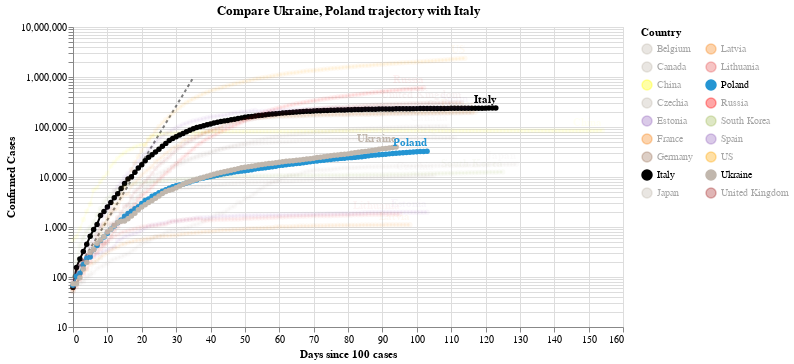

This figure's notebook cell:
### Code cell
#hide_input
chart2 = make_since_chart(dff2, ['Ukraine', 'Poland'], baseline_countries)
chart2

### Figure 1 — Vega-Lite specification as saved in the notebook (floating-point values rounded to 4 significant figures; data arrays with more than 128 entries replaced by an {"elided": "..."} marker saying what was removed)
{"config": {"view": {"continuousWidth": 400, "continuousHeight": 300}}, "layer": [{"data": {"name": "data-628230001892d6798b50651be41d1b3e"}, "mark": {"type": "line", "color": "black", "opacity": 0.5, "strokeDash": [3, 3]}, "encoding": {"x": {"type": "quantitative", "field": "Days since 100 cases"}, "y": {"type": "quantitative", "field": "Confirmed Cases"}}}, {"data": {"name": "data-87ef6cdc77a17ef88e7f78c3c84f9432"}, "mark": {"type": "line", "point": true}, "encoding": {"color": {"type": "nominal", "field": "Country", "legend": {"columns": 2}, "scale": {"domain": ["Belgium", "Canada", "China", "Czechia", "Estonia", "France", "Germany", "Italy", "Japan", "Latvia", "Lithuania", "Poland", "Russia", "South Korea", "Spain", "US", "Ukraine", "United Kingdom"], "range": ["#C1B7AD", "#C1B7AD", "yellow", "#C1B7AD", "#9467bd", "#F58518", "#9D755D", "black", "#C1B7AD", "#F58518", "#E45756", "#2495D3", "red", "#A1BA59", "#9467bd", "orange", "#C1B7AD", "brown"]}}, "opacity": {"condition": {"value": 1, "selection": "selector003"}, "value": 0.05}, "tooltip": [{"type": "nominal", "field": "Country"}, {"type": "temporal", "field": "Date"}, {"type": "quantitative", "field": "Confirmed Cases"}, {"type": "quantitative", "field": "Days since 100 cases"}], "x": {"type": "quantitative", "field": "Days since 100 cases"}, "y": {"type": "quantitative", "field": "Confirmed Cases", "scale": {"type": "log"}}}, "selection": {"selector003": {"type": "multi", "fields": ["Country"], "bind": "legend", "init": [{"Country": "Ukraine"}, {"Country": "Poland"}, {"Country": "Italy"}]}}, "width": 550}, {"data": {"name": "data-87ef6cdc77a17ef88e7f78c3c84f9432"}, "mark": {"type": "text", "align": "right", "dy": -8, "fontWeight": "bold"}, "encoding": {"color": {"type": "nominal", "field": "Country", "legend": {"columns": 2}, "scale": {"domain": ["Belgium", "Canada", "China", "Czechia", "Estonia", "France", "Germany", "Italy", "Japan", "Latvia", "Lithuania", "Poland", "Russia", "South Korea", "Spain", "US", "Ukraine", "United Kingdom"], "range": ["#C1B7AD", "#C1B7AD", "yellow", "#C1B7AD", "#9467bd", "#F58518", "#9D755D", "black", "#C1B7AD", "#F58518", "#E45756", "#2495D3", "red", "#A1BA59", "#9467bd", "orange", "#C1B7AD", "brown"]}}, "opacity": {"condition": {"value": 1, "selection": "selector003"}, "value": 0.05}, "text": {"type": "nominal", "field": "Country"}, "tooltip": [{"type": "nominal", "field": "Country"}, {"type": "temporal", "field": "Date"}, {"type": "quantitative", "field": "Confirmed Cases"}, {"type": "quantitative", "field": "Days since 100 cases"}], "x": {"type": "quantitative", "field": "Days since 100 cases"}, "y": {"type": "quantitative", "field": "Confirmed Cases", "scale": {"type": "log"}}}, "transform": [{"filter": "(datum['Date'] >= 1592956800000)"}], "width": 550}], "title": "Compare Ukraine, Poland trajectory with Italy", "$schema": "https://vega.github.io/schema/vega-lite/v4.0.2.json", "datasets": {"data-628230001892d6798b50651be41d1b3e": [{"Days since 100 cases": 0, "Confirmed Cases": 100.0}, {"Days since 100 cases": 1, "Confirmed Cases": 130.0}, {"Days since 100 cases": 2, "Confirmed Cases": 169.0}, {"Days since 100 cases": 3, "Confirmed Cases": 219.7}, {"Days since 100 cases": 4, "Confirmed Cases": 285.6}, {"Days since 100 cases": 5, "Confirmed Cases": 371.3}, {"Days since 100 cases": 6, "Confirmed Cases": 482.7}, {"Days since 100 cases": 7, "Confirmed Cases": 627.5}, {"Days since 100 cases": 8, "Confirmed Cases": 815.7}, {"Days since 100 cases": 9, "Confirmed Cases": 1060.0}, {"Days since 100 cases": 10, "Confirmed Cases": 1379.0}, {"Days since 100 cases": 11, "Confirmed Cases": 1792.0}, {"Days since 100 cases": 12, "Confirmed Cases": 2330.0}, {"Days since 100 cases": 13, "Confirmed Cases": 3029.0}, {"Days since 100 cases": 14, "Confirmed Cases": 3937.0}, {"Days since 100 cases": 15, "Confirmed Cases": 5119.0}, {"Days since 100 cases": 16, "Confirmed Cases": 6654.0}, {"Days since 100 cases": 17, "Confirmed Cases": 8650.0}, {"Days since 100 cases": 18, "Confirmed Cases": 11250.0}, {"Days since 100 cases": 19, "Confirmed Cases": 14620.0}, {"Days since 100 cases": 20, "Confirmed Cases": 19000.0}, {"Days since 100 cases": 21, "Confirmed Cases": 24710.0}, {"Days since 100 cases": 22, "Confirmed Cases": 32120.0}, {"Days since 100 cases": 23, "Confirmed Cases": 41750.0}, {"Days since 100 cases": 24, "Confirmed Cases": 54280.0}, {"Days since 100 cases": 25, "Confirmed Cases": 70560.0}, {"Days since 100 cases": 26, "Confirmed Cases": 91730.0}, {"Days since 100 cases": 27, "Confirmed Cases": 119300.0}, {"Days since 100 cases": 28, "Confirmed Cases": 155000.0}, {"Days since 100 cases": 29, "Confirmed Cases": 201500.0}, {"Days since 100 cases": 30, "Confirmed Cases": 262000.0}, {"Days since 100 cases": 31, "Confirmed Cases": 340600.0}, {"Days since 100 cases": 32, "Confirmed Cases": 442800.0}, {"Days since 100 cases": 33, "Confirmed Cases": 575600.0}, {"Days since 100 cases": 34, "Confirmed Cases": 748300.0}, {"Days since 100 cases": 35, "Confirmed Cases": 972800.0}], "data-87ef6cdc77a17ef88e7f78c3c84f9432": {"elided": "2044 records"}}}
